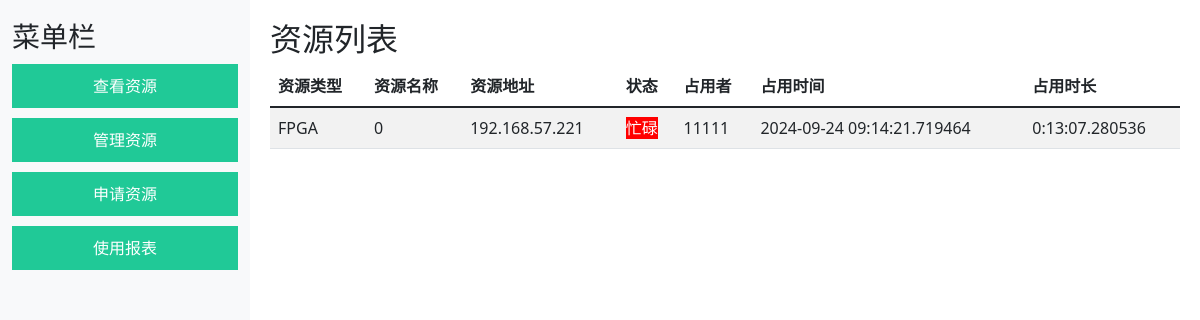
Before: /view_resources with the older database file.
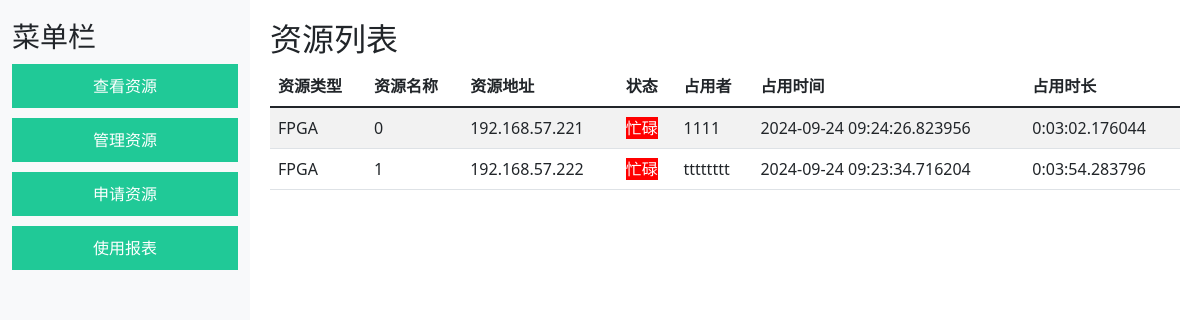
After: the same page with the newer database file.
### app.py (models this page shows)
class Resource(db.Model):
    id = db.Column(db.Integer, primary_key=True)
    resource_type = db.Column(db.String(50), nullable=False)
    resource_name = db.Column(db.String(100), nullable=False)
    resource_address = db.Column(db.String(100), nullable=False)
    is_busy = db.Column(db.Boolean, default=False)
    assigned_to = db.Column(db.String(100), nullable=True)
    assigned_time = db.Column(db.DateTime, nullable=True)

### app.py (the view)
@app.route('/view_resources')
def view_resources():
    resources = Resource.query.all()
    for resource in resources:
        if resource.is_busy and resource.assigned_time:
            resource.usage_duration = datetime.now() - resource.assigned_time
        else:
            resource.usage_duration = None
    return render_template('view_resources.html', resources=resources)

### templates/view_resources.html
{% extends "base.html" %}
{% block content %}
<h2>资源列表</h2>
<table class="table table-striped">
    <thead>
        <tr>
            <th>资源类型</th>
            <th>资源名称</th>
            <th>资源地址</th>
            <th>状态</th>
            <th>占用者</th>
            <th>占用时间</th>
            <th>占用时长</th>
        </tr>
    </thead>
    <tbody>
        {% for resource in resources %}
        <tr>
            <td>{{ resource.resource_type }}</td>
            <td>{{ resource.resource_name }}</td>
            <td>{{ resource.resource_address }}</td>
            <td>
                {% if resource.is_busy %}
                <span style="background-color:red; color:white;">忙碌</span>
                {% else %}
                <span style="background-color:green; color:white;">空闲</span>
                {% endif %}
            </td>
            <td>{{ resource.assigned_to or '无' }}</td>
            <td>{{ resource.assigned_time or '无' }}</td>
            <td>{{ resource.usage_duration or '无' }}</td>
        </tr>
        {% endfor %}
    </tbody>
</table>
{% endblock %}

Changed rows visible on the page:
changed Resource (number 1 of 2 on the later page): assigned_to "11111" → "1111"; assigned_time "2024-09-24 09:14:21.719464" → "2024-09-24 09:24:26.823956"; usage_duration "0:13:07.280536" → "0:03:02.176044"
added Resource: resource_type "FPGA", resource_name "1", resource_address "192.168.57.222", is_busy "忙碌", assigned_to "tttttttt", assigned_time "2024-09-24 09:23:34.716204", usage_duration "0:03:54.283796"
